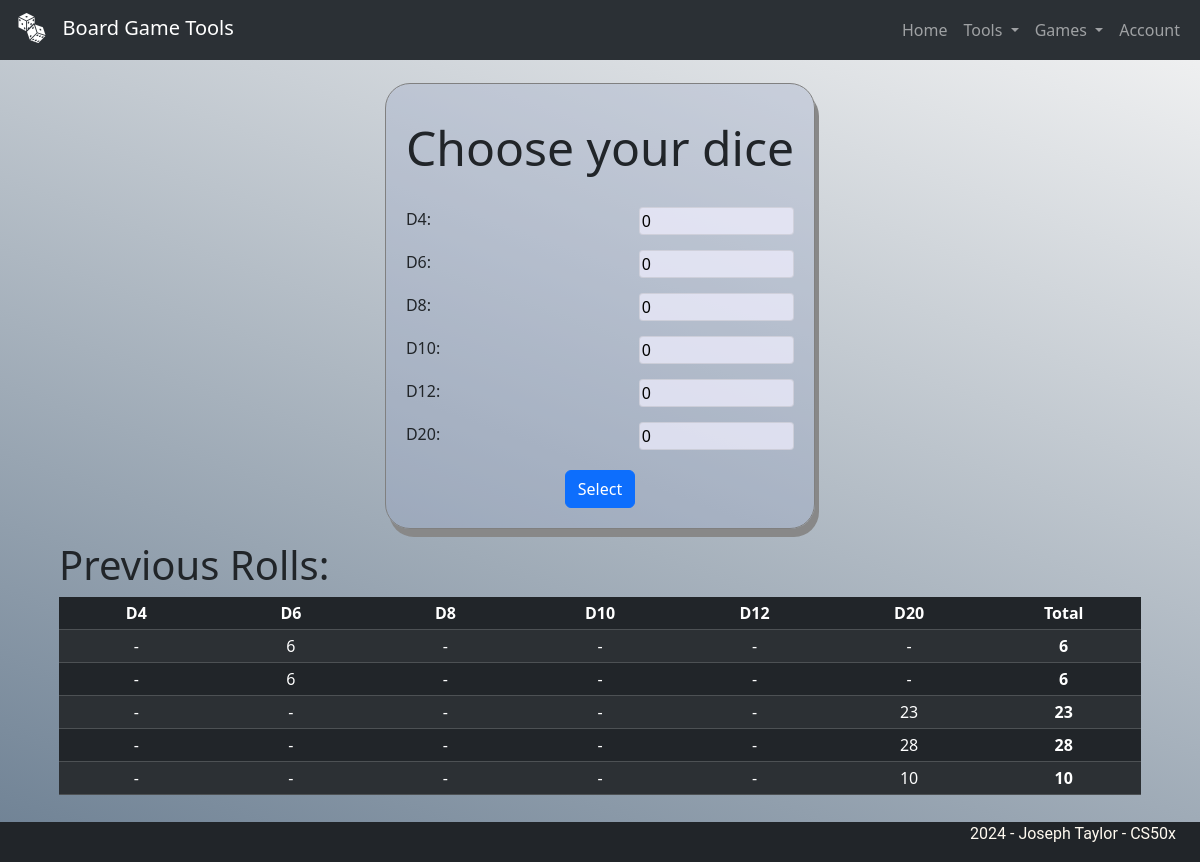
Page /tools/dice (signed in) on the committed database.
### tables this page shows
CREATE TABLE dice_history (id INTEGER PRIMARY KEY AUTOINCREMENT NOT NULL, user_id INTEGER NOT NULL, D4 INTEGER, D6 INTEGER, D8 INTEGER, D10 INTEGER, D12 INTEGER, D20 INTEGER, date_time TEXT NOT NULL, FOREIGN KEY (user_id) REFERENCES users(id));

### app.py (the view)
@app.route("/tools/dice", methods=["GET", "POST"])
def dice():
    if session.get("user_id") is None:
        history = None
    else:
        history = db.execute(
            "SELECT * FROM dice_history WHERE user_id = ? ORDER BY id DESC LIMIT 5", session.get("user_id")
        )
    if request.method == "POST":
        dice = {'D4': request.form.get("D4"), 'D6': request.form.get("D6"), 'D8': request.form.get("D8"), 'D10': request.form.get("D10"), 'D12': request.form.get("D12"),'D20': request.form.get("D20")}
        D4_results = []
        D4_total = 0
        for i in range(int(dice["D4"])):
            roll = randint(1,4)
            D4_total += roll
            D4_results.append(translate_d4(roll))
        D6_results = []
        D6_total = 0
        for i in range(int(dice["D6"])):
            roll = randint(1,6)
            D6_total += roll
            D6_results.append(translate_d6(roll))
        D8_results = []
        D8_total = 0
        for i in range(int(dice["D8"])):
            roll = randint(1,8)
            D8_total += roll
            D8_results.append(translate_d8(roll))
        D10_results = []
        D10_total = 0
        for i in range(int(dice["D10"])):
            roll = randint(1,10)
            D10_total += roll
            D10_results.append(translate_d10(roll))
        D12_results = []
        D12_total = 0
        for i in range(int(dice["D12"])):
            roll = randint(1,12)
            D12_total += roll
            D12_results.append(translate_d12(roll))
        D20_results = []
        D20_total = 0
        for i in range(int(dice["D20"])):
            roll = randint(1,20)
            D20_total += roll
            D20_results.append(translate_d20(roll))
        if session.get("user_id") is not None:
            db.execute(
                "INSERT INTO dice_history (user_id, date_time, D4, D6, D8, D10, D12, D20) VALUES (?,?,?,?,?,?,?,?)", session["user_id"], datetime.now().strftime("%Y-%m-%d %H:%M:%S"), D4_total, D6_total, D8_total, D10_total, D12_total, D20_total
            )
        return render_template("dice-roll.html", D4 = D4_results, D6 = D6_results, D8 = D8_results, D10 = D10_results, D12 = D12_results, D20 = D20_results, D4_t = D4_total, D6_t = D6_total, D8_t = D8_total, D10_t = D10_total, D12_t = D12_total, D20_t = D20_total, history = history)
    else:
        return render_template("dice.html", history = history)

### templates/dice.html (shortened to what this page needs)
{% extends "layout.html" %}
{% block main %}
    <div class="main_page_content">
        <div class="centred-input frosted">
            <h1 class="display-5">Choose your dice</h1>
            <form method="post", action="/tools/dice">
                <div class="inputs">
                    <label for="D4">D4:</label>
                    <input type="number" name="D4" value="0" min="0" max="10">
                </div>
                <div class="inputs">
                    <label for="D6">D6:</label>
                    <input type="number" name="D6" value="0" min="0" max="10">
                </div>
                <div class="inputs">
                    <label for="D8">D8:</label>
                    <input type="number" name="D8" value="0" min="0" max="10">
                </div>
                <div class="inputs">
                    <label for="D10">D10:</label>
                    <input type="number" name="D10" value="0" min="0" max="10">
                </div>
                <div class="inputs">
                    <label for="D12">D12:</label>
                    <input type="number" name="D12" value="0" min="0" max="10">
                </div>
                <div class="inputs">
                    <label for="D20">D20:</label>
                    <input type="number" name="D20" value="0" min="0" max="10">
                </div>
                <div class="centred-button">
                    <button class="btn btn-primary">Select</button>
                </div>
            </form>
        </div>
        <div>
            <h2 class="display-6">Previous Rolls:</h2>
            <div>
                {% if history == None  %}
                    <p> To view dice roll history, <a href="/register">create an account</a> or <a href="/login">log in</a></p>
                {% elif history | length == 0 %}
                    <p> To view dice roll history, roll some dice!</p>
                {% else %}
                    <table class="table table-striped table-dark table-sm table-responsive">
                        <thead class="thead-dark">
                            <tr>
                                <th>D4</th>
                                <th>D6</th>
                                <th>D8</th>
                                <th>D10</th>
                                <th>D12</th>
                                <th>D20</th>
                                <th>Total</th>
                            </tr>
                        </thead>
                        <tbody>
                        {% for i in range(history | length) %}
                            <tr>
                                {% if history[i]["D4"] > 0 %}
                                    <td>
                                    {{ history[i]["D4"] }}
                                    </td>
                                {% else %}
                                    <td>
                                        -
                                    </td>
                                {% endif %}
                                {% if history[i]["D6"] > 0 %}
                                    <td>
                                    {{ history[i]["D6"] }}
                                    </td>
                                {% else %}
                                    <td>
                                        -
                                    </td>
                                {% endif %}
                                {% if history[i]["D8"] > 0 %}
                                    <td>
                                    {{ history[i]["D8"] }}
                                    </td>
                                {% else %}
                                    <td>
                                        -
                                    </td>
                                {% endif %}
                                {% if history[i]["D10"] > 0 %}
                                    <td>
                                        {{ history[i]["D10"] }}
                                    </td>
                                {% else %}
                                    <td>
                                        -
                                    </td>
                                {% endif %}
                                {% if history[i]["D12"] > 0 %}
                                    <td>
                                        {{ history[i]["D12"] }}
                                    </td>
                                {% else %}
                                    <td>
                                        -
                                    </td>
                                {% endif %}
                                {% if history[i]["D20"] > 0 %}
                                    <td>
                                        {{ history[i]["D20"] }}
                                    </td>
                                {% else %}
                                    <td>
                                        -
                                    </td>
                                {% endif %}
                                <td>
                                    <span style="font-weight: bold">{{ history[i]["D4"] + history[i]["D6"] + history[i]["D8"] + history[i]["D10"] + history[i]["D12"] + history[i]["D20"] }}</span>
                                </td>
                            </tr>
                        {% endfor %}
                        </tbody>
                    </table>
                {% endif %}
            </div>
        </div>
    </div>
{% endblock %}

### static/styles.css (style rules this page uses)
#page-container { position: relative; min-height: 100vh; background-color: whitesmoke; background-image: linear-gradient(20deg, rgb(109, 128, 147), whitesmoke); background-attachment: fixed; }
.main_page_content { position: relative; z-index: 1; padding:1% }
td { width: 150px; }
.centred-input { display: flex; flex-direction: column; padding: 20px; margin: 12px; justify-self: center; border: 1px solid grey ; border-radius: 25px; }
.inputs { margin-top: 15px; display: flex; justify-content: space-between; }
label { text-wrap: nowrap; }
input { width: 40%; }
.centred-button { display: flex; justify-content: center; margin-top: 20px; }
.display-5 { margin-bottom: 15px; text-align: center; }
table { width: 100%; text-align: center; }
.frosted { background-color: rgba(153, 165, 199, 0.3); box-shadow: 4px 8px #888888; }
.frosted input { background-color: rgba(243, 240, 255, 0.7); accent-color: rgb(243, 240, 255); border: 1px solid rgba(128, 128, 128, 0.2) ; border-radius: 4px; }
.display-5 { margin-top: 15px; }

### rows in the picture
dice_history: D6 "6", D4+D6+D8 "6"
dice_history: D6 "6", D4+D6+D8 "6"
dice_history: D20 "23", D4+D6+D8 "23"
dice_history: D20 "28", D4+D6+D8 "28"
dice_history: D20 "10", D4+D6+D8 "10"
